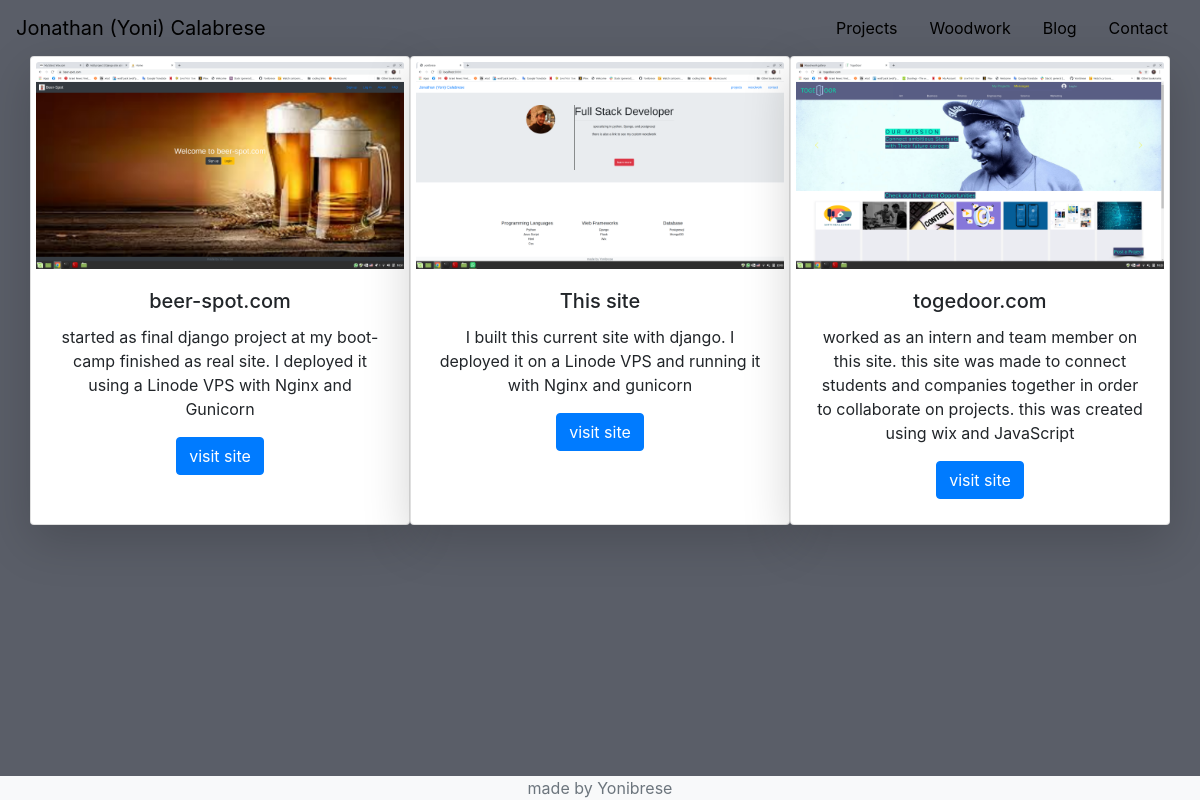
/web/gallery/, run on the app's committed database.
### projects/models.py (models this page shows)
class Project(models.Model):
    name = models.CharField(max_length=100)
    screen_shot = models.ImageField(upload_to='projects/images/%Y/%m/%d', null=True, blank=True)
    url = models.URLField(max_length=200, null=True, blank=True)
    description = models.TextField(null=True)

### projects/views.py (the view)
# urls.py: path('gallery/', views.web_projects, name='web_p')
def web_projects(request):
    projects = models.Project.objects.all()
    return render(request, 'projects/web_projects.html', {'projects': projects})

### projects/templates/projects/web_projects.html (shortened to what this page needs)
{% extends 'base.html' %}
{% block content %}
<div class="container">
    <div class="row" id="web_gallery">
        {% for project in projects %}
        <div class="card text-center col-md-4 shadow-lg" id="code_card">
            <img class="card-img-top" src="{{project.screen_shot.url}}">
            <div class="card-body">
                <h5 class="card-title">{{ project.name }}</h5>
                <p class="card-text">{{ project.description }}</p>
                <a href="{{ project.url }}" target="_blank" class="btn btn-primary">visit site</a>
            </div>
        </div>
        {% endfor %}
    </div>
</div>
{% endblock %}

### static/style.css (style rules this page uses)
body { background-color:#5A5E68; }
#code_card { justify-content: space-between; padding: 5px; }

### data on the page
Project: screen_shot (picture), name "beer-spot.com", description "started as final django project at my boot-camp finished as real site. I deployed it using a Linode VPS with Nginx and Gunicorn"
Project: screen_shot (picture), name "This site", description "I built this current site with django. I deployed it on a Linode VPS and running it with Nginx and gunicorn"
Project: screen_shot (picture), name "togedoor.com", description "worked as an intern and team member on this site. this site was made to connect students and companies together in order to collaborate on projects. this was created using wix and JavaScript"
